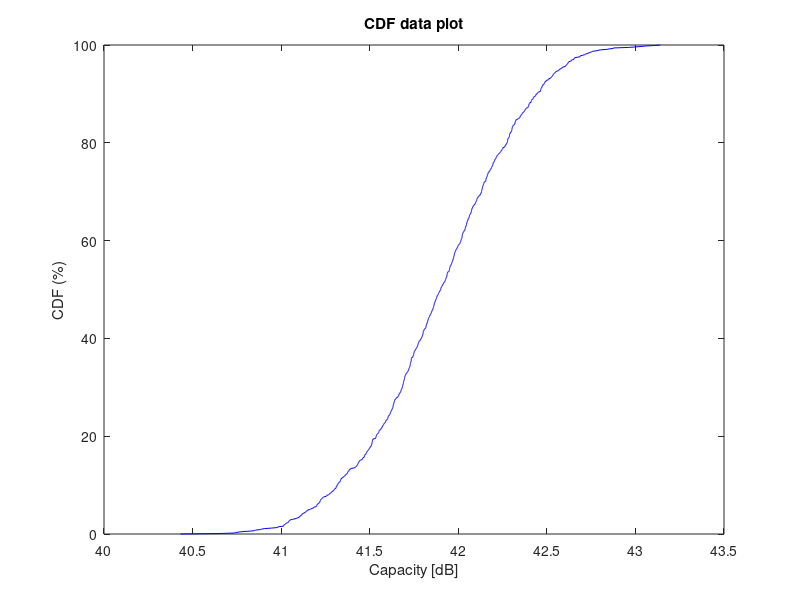
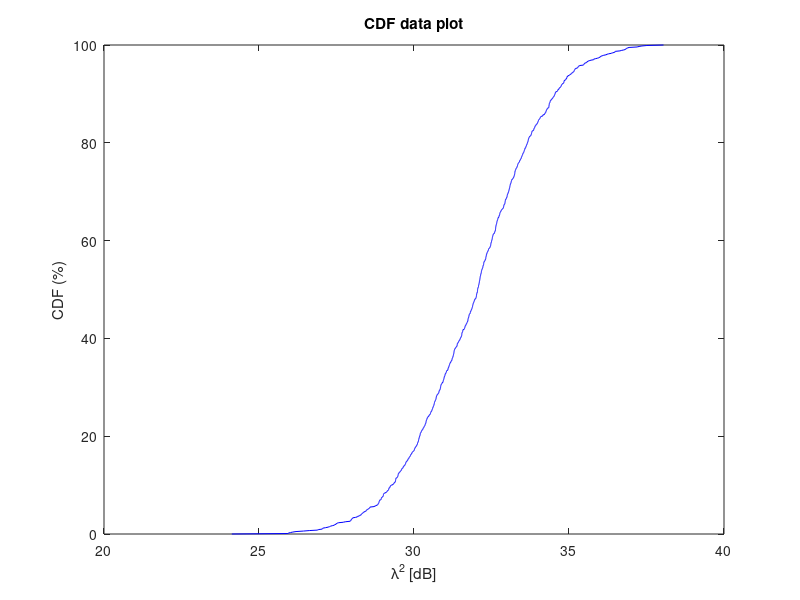

The MATLAB source for these figures, in order:
clear all
close all

% make X number of uncorrelated channels
nr_antennas = 8;                % dont use more than 8, error on plotting due to color function.
nr_realizations = 1000;
SNR=100;
H=zeros(nr_antennas,nr_antennas,nr_realizations);

for r=1:nr_realizations
    for k = 1:nr_antennas
        H(k,:,r) = (randn(1,nr_antennas) .* exp(-1i*randn(1,nr_antennas)));
    end
end

lambda_vec=zeros(nr_realizations,1);
C_vec=zeros(nr_realizations,1);

for r=1:nr_realizations
    C=0;
    
    [U,S,V]=svd(H(:,:,r));

    lambda=diag(S);
    K=rank(S);

    for l=1:K
        C=C+log2(1+SNR*lambda(l)^2);
    end

    lambda_db=10*log(lambda(1));
    C_db=10*log(C);
    lambda_vec(r)= 2*lambda_db;
    C_vec(r)= C_db;
    
end

H1 = sort(C_vec);
H2 = sort(lambda_vec);
figure()
Percent_Axis = linspace (0 ,100 , 1000);
plot(H1,Percent_Axis,'b')
xlabel('Capacity [dB]')
ylabel('CDF (%)')
title('CDF data plot')

figure()
Percent_Axis = linspace (0 ,100 , 1000);
plot(H2,Percent_Axis,'b')
xlabel('\lambda^2 [dB]')
ylabel('CDF (%)')
title('CDF data plot')
